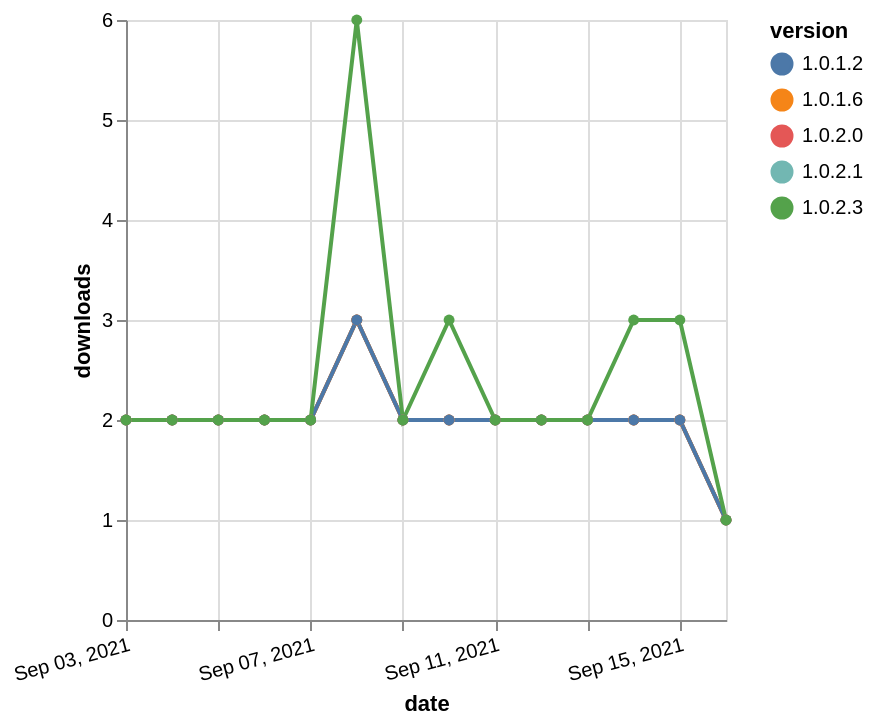

Write the Vega-Lite specification saved for this chart.
### Vega-Lite specification from a JSON file in a GitHub repository (floating-point values rounded to 4 significant figures)
{"$schema": "https://vega.github.io/schema/vega-lite/v5.json", "description": "A simple bar chart with embedded data.", "data": {"values": [{"date": "2021-09-03", "total": 1566, "delta": 2, "version": "1.0.2.1"}, {"date": "2021-09-04", "total": 1568, "delta": 2, "version": "1.0.2.1"}, {"date": "2021-09-05", "total": 1570, "delta": 2, "version": "1.0.2.1"}, {"date": "2021-09-06", "total": 1572, "delta": 2, "version": "1.0.2.1"}, {"date": "2021-09-07", "total": 1574, "delta": 2, "version": "1.0.2.1"}, {"date": "2021-09-08", "total": 1577, "delta": 3, "version": "1.0.2.1"}, {"date": "2021-09-09", "total": 1579, "delta": 2, "version": "1.0.2.1"}, {"date": "2021-09-10", "total": 1581, "delta": 2, "version": "1.0.2.1"}, {"date": "2021-09-11", "total": 1583, "delta": 2, "version": "1.0.2.1"}, {"date": "2021-09-12", "total": 1585, "delta": 2, "version": "1.0.2.1"}, {"date": "2021-09-13", "total": 1587, "delta": 2, "version": "1.0.2.1"}, {"date": "2021-09-14", "total": 1589, "delta": 2, "version": "1.0.2.1"}, {"date": "2021-09-15", "total": 1591, "delta": 2, "version": "1.0.2.1"}, {"date": "2021-09-16", "total": 1592, "delta": 1, "version": "1.0.2.1"}, {"date": "2021-09-03", "total": 1559, "delta": 2, "version": "1.0.2.0"}, {"date": "2021-09-04", "total": 1561, "delta": 2, "version": "1.0.2.0"}, {"date": "2021-09-05", "total": 1563, "delta": 2, "version": "1.0.2.0"}, {"date": "2021-09-06", "total": 1565, "delta": 2, "version": "1.0.2.0"}, {"date": "2021-09-07", "total": 1567, "delta": 2, "version": "1.0.2.0"}, {"date": "2021-09-08", "total": 1570, "delta": 3, "version": "1.0.2.0"}, {"date": "2021-09-09", "total": 1572, "delta": 2, "version": "1.0.2.0"}, {"date": "2021-09-10", "total": 1574, "delta": 2, "version": "1.0.2.0"}, {"date": "2021-09-11", "total": 1576, "delta": 2, "version": "1.0.2.0"}, {"date": "2021-09-12", "total": 1578, "delta": 2, "version": "1.0.2.0"}, {"date": "2021-09-13", "total": 1580, "delta": 2, "version": "1.0.2.0"}, {"date": "2021-09-14", "total": 1582, "delta": 2, "version": "1.0.2.0"}, {"date": "2021-09-15", "total": 1584, "delta": 2, "version": "1.0.2.0"}, {"date": "2021-09-16", "total": 1585, "delta": 1, "version": "1.0.2.0"}, {"date": "2021-09-03", "total": 1576, "delta": 2, "version": "1.0.1.6"}, {"date": "2021-09-04", "total": 1578, "delta": 2, "version": "1.0.1.6"}, {"date": "2021-09-05", "total": 1580, "delta": 2, "version": "1.0.1.6"}, {"date": "2021-09-06", "total": 1582, "delta": 2, "version": "1.0.1.6"}, {"date": "2021-09-07", "total": 1584, "delta": 2, "version": "1.0.1.6"}, {"date": "2021-09-08", "total": 1587, "delta": 3, "version": "1.0.1.6"}, {"date": "2021-09-09", "total": 1589, "delta": 2, "version": "1.0.1.6"}, {"date": "2021-09-10", "total": 1591, "delta": 2, "version": "1.0.1.6"}, {"date": "2021-09-11", "total": 1593, "delta": 2, "version": "1.0.1.6"}, {"date": "2021-09-12", "total": 1595, "delta": 2, "version": "1.0.1.6"}, {"date": "2021-09-13", "total": 1597, "delta": 2, "version": "1.0.1.6"}, {"date": "2021-09-14", "total": 1599, "delta": 2, "version": "1.0.1.6"}, {"date": "2021-09-15", "total": 1601, "delta": 2, "version": "1.0.1.6"}, {"date": "2021-09-16", "total": 1602, "delta": 1, "version": "1.0.1.6"}, {"date": "2021-09-03", "total": 1795, "delta": 2, "version": "1.0.1.2"}, {"date": "2021-09-04", "total": 1797, "delta": 2, "version": "1.0.1.2"}, {"date": "2021-09-05", "total": 1799, "delta": 2, "version": "1.0.1.2"}, {"date": "2021-09-06", "total": 1801, "delta": 2, "version": "1.0.1.2"}, {"date": "2021-09-07", "total": 1803, "delta": 2, "version": "1.0.1.2"}, {"date": "2021-09-08", "total": 1806, "delta": 3, "version": "1.0.1.2"}, {"date": "2021-09-09", "total": 1808, "delta": 2, "version": "1.0.1.2"}, {"date": "2021-09-10", "total": 1810, "delta": 2, "version": "1.0.1.2"}, {"date": "2021-09-11", "total": 1812, "delta": 2, "version": "1.0.1.2"}, {"date": "2021-09-12", "total": 1814, "delta": 2, "version": "1.0.1.2"}, {"date": "2021-09-13", "total": 1816, "delta": 2, "version": "1.0.1.2"}, {"date": "2021-09-14", "total": 1818, "delta": 2, "version": "1.0.1.2"}, {"date": "2021-09-15", "total": 1820, "delta": 2, "version": "1.0.1.2"}, {"date": "2021-09-16", "total": 1821, "delta": 1, "version": "1.0.1.2"}, {"date": "2021-09-03", "total": 1713, "delta": 2, "version": "1.0.2.3"}, {"date": "2021-09-04", "total": 1715, "delta": 2, "version": "1.0.2.3"}, {"date": "2021-09-05", "total": 1717, "delta": 2, "version": "1.0.2.3"}, {"date": "2021-09-06", "total": 1719, "delta": 2, "version": "1.0.2.3"}, {"date": "2021-09-07", "total": 1721, "delta": 2, "version": "1.0.2.3"}, {"date": "2021-09-08", "total": 1727, "delta": 6, "version": "1.0.2.3"}, {"date": "2021-09-09", "total": 1729, "delta": 2, "version": "1.0.2.3"}, {"date": "2021-09-10", "total": 1732, "delta": 3, "version": "1.0.2.3"}, {"date": "2021-09-11", "total": 1734, "delta": 2, "version": "1.0.2.3"}, {"date": "2021-09-12", "total": 1736, "delta": 2, "version": "1.0.2.3"}, {"date": "2021-09-13", "total": 1738, "delta": 2, "version": "1.0.2.3"}, {"date": "2021-09-14", "total": 1741, "delta": 3, "version": "1.0.2.3"}, {"date": "2021-09-15", "total": 1744, "delta": 3, "version": "1.0.2.3"}, {"date": "2021-09-16", "total": 1745, "delta": 1, "version": "1.0.2.3"}]}, "width": "container", "mark": {"type": "line", "point": {"filled": true}}, "encoding": {"x": {"field": "date", "type": "temporal", "timeUnit": "yearmonthdate", "title": "date", "axis": {"labelAngle": -15}}, "y": {"field": "delta", "type": "quantitative", "title": "downloads"}, "color": {"field": "version", "type": "nominal"}, "tooltip": {"field": "delta"}}}
